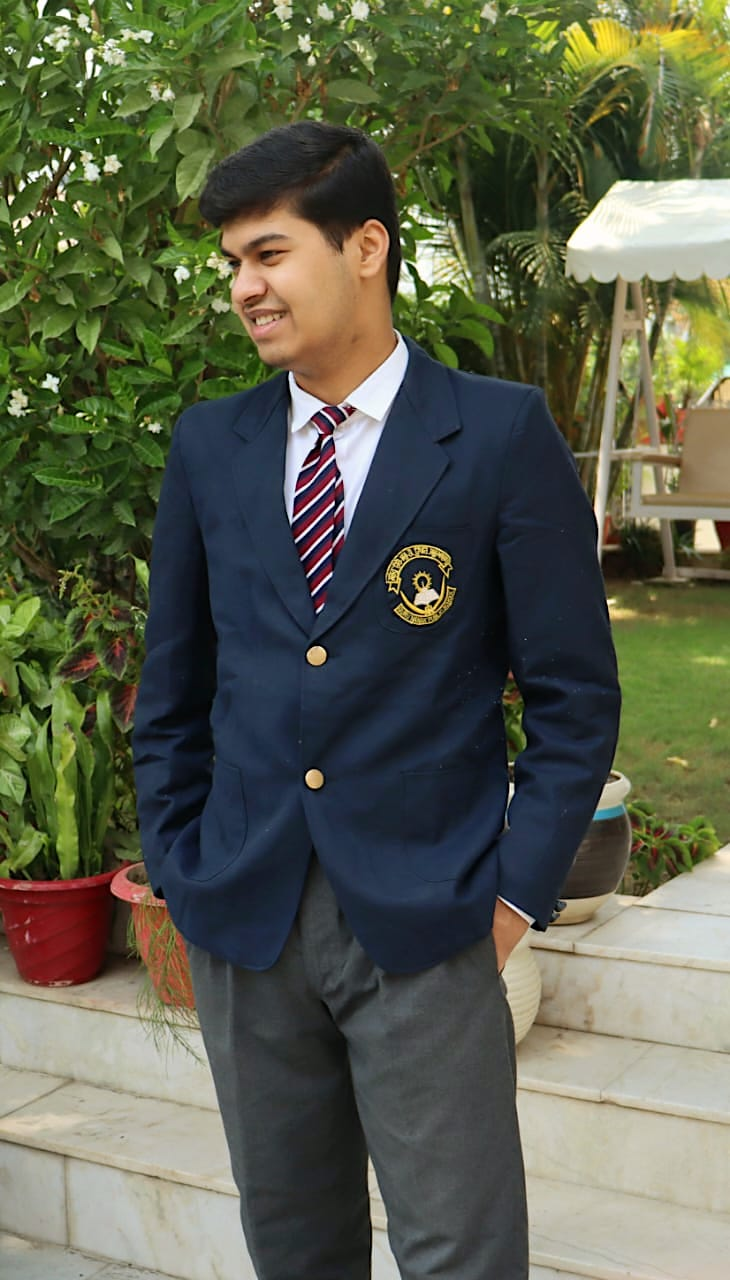
#> input picture Numpy/Black_&_white_converter/Ankur.jpeg, 730 x 1280 px, found by its file name
$ python main.py
#> lines starting #> are read from the running program, lines starting #| are printed output that depends on the picture
from PIL import Image

image_path = 'Ankur.jpeg'
image = Image.open(image_path)
#> image is the input picture: PIL image 730x1280 RGB; mean R, G, B 91.3, 95.7, 76
width, height = image.size
#> width = 730; height = 1280
grayscale_image = Image.new('L', (width, height))
#> grayscale_image: PIL image 730x1280 L; every value is 0

for x in range(width):
    for y in range(height):
        r, g, b = image.getpixel((x, y))
        gray = int(0.299 * r + 0.587 * g + 0.114 * b)
        grayscale_image.putpixel((x, y), gray)
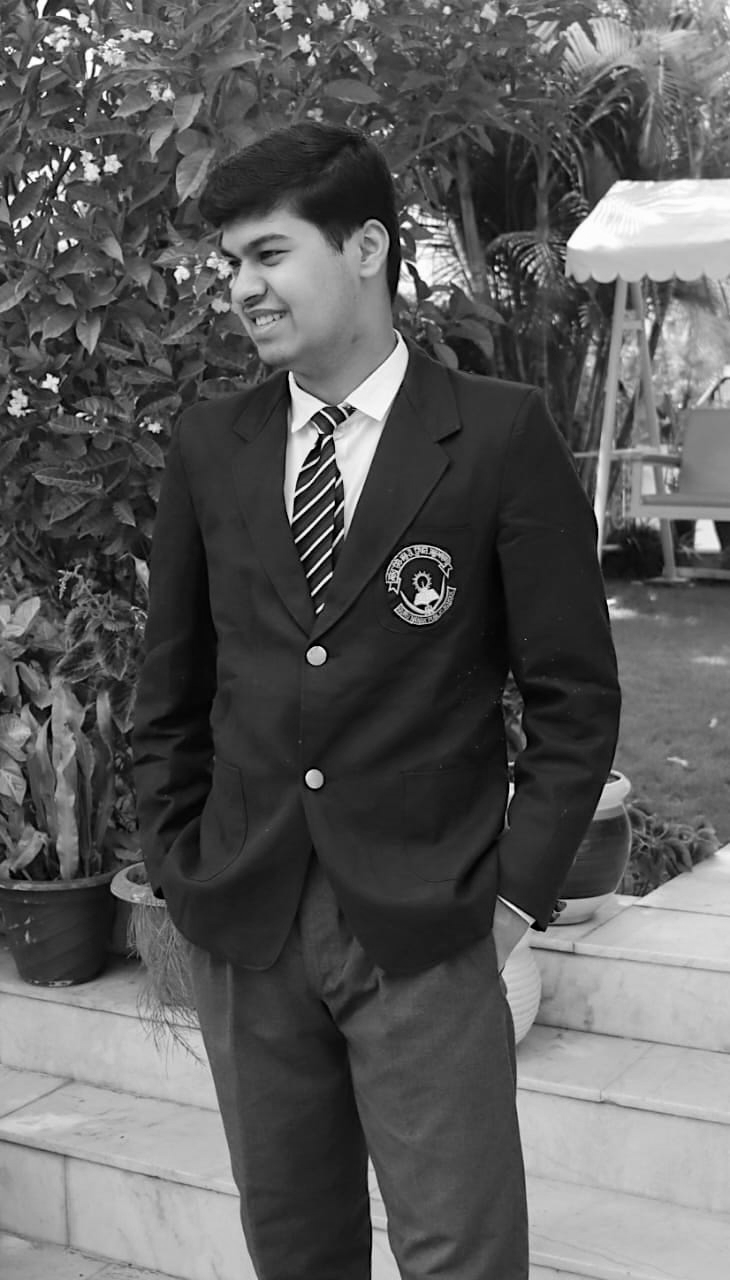
#> grayscale_image: PIL image 730x1280 L; min 0, max 255, mean 91.6
grayscale_image.save('grayscale_image_manual.jpg')
grayscale_image.show()
